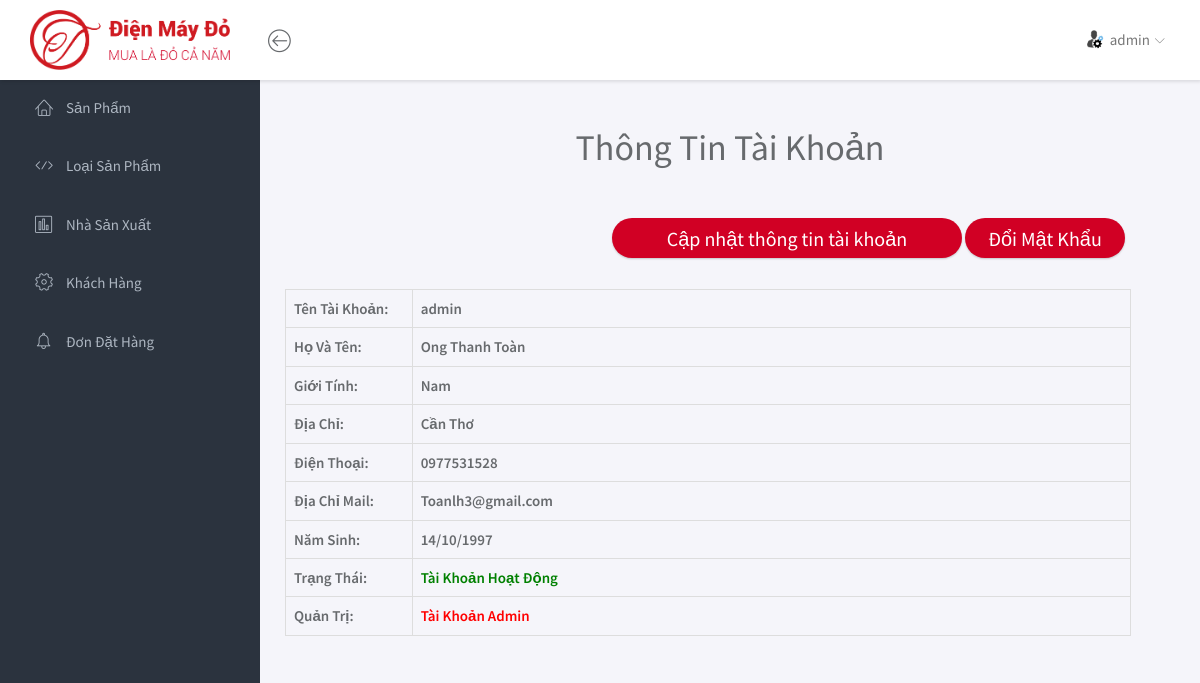
Screenshot of /quantri/index.php?ID=profile&ma=admin (signed in) with the database file from the repository.
### tables this page shows
CREATE TABLE IF NOT EXISTS `khachhang` (
  `KH_User` varchar(45) NOT NULL,
  `KH_Password` varchar(45) NOT NULL,
  `KH_HoTen` varchar(45) DEFAULT NULL,
  `KH_GioiTinh` tinyint(4) DEFAULT NULL,
  `KH_DiaChi` varchar(200) DEFAULT NULL,
  `KH_DienThoai` varchar(11) DEFAULT NULL,
  `KH_Email` varchar(45) DEFAULT NULL,
  `KH_NgaySinh` int(11) DEFAULT NULL,
  `KH_ThangSinh` int(11) DEFAULT NULL,
  `KH_NamSinh` int(11) DEFAULT NULL,
  `KH_MaKichHoat` varchar(100) NOT NULL,
  `KH_TrangThai` int(11) DEFAULT NULL,
  `KH_QuanTri` tinyint(4) DEFAULT NULL,
  PRIMARY KEY (`KH_User`)
);

### quantri/myprofile.php (the view, shortened to what this page needs)
<!DOCTYPE html>
<html lang="en">
<head>
	<link rel="stylesheet" type="text/css" href="assets/css/quantristyle.css">
</head>
<body>
	<div class="Profile">
			<div class="Title text-center">
				<h1>Thông Tin Tài Khoản</h1>
			</div>
			<div class="text-right">
				<a href="?ID=capnhatkhachhang&ma=<?php echo $_SESSION['TaiKhoan']; ?>"><div class="btn btn-primary" style="    background: #d10024;
				color: white;
				border: none;
				width: 350px;
				height: 40px;
				border-radius: 1em; line-height: 30px; font-size: 20px;">Cập nhật thông tin tài khoản</div></a>
				<a href="?ID=doimatkhau&ma=<?php echo $_SESSION['TaiKhoan']; ?>"><div class="btn btn-primary" style="    background: #d10024;
				color: white;
				border: none;
				width: 160px;
				height: 40px;
				border-radius: 1em; line-height: 30px; font-size: 20px; margin-right: 50px;">Đổi Mật Khẩu</div></a>
			</div>
			<p>&nbsp</p>
			<div class="Info">
				<table class="table table-bordered">
					<?php
					if(isset($_GET['ma']))
					{
						$ID = $_GET['ma'];
						$Profile = mysqli_query($Connect,"SELECT * FROM khachhang WHERE KH_User = '$ID'");
						$rowProfile = mysqli_fetch_array($Profile);
					}
					?>
					<tr>
						<th width="15%" class="">Tên Tài Khoản: </th>
						<th><?php echo $rowProfile['KH_User'] ?></th>
					</tr>
					<tr>
						<th width="15%" class="-">Họ Và Tên: </th>
						<th><?php echo $rowProfile['KH_HoTen'] ?></th>
					</tr>
					<tr>
						<th width="15%" class="-">Giới Tính: </th>
						<th><?php if($rowProfile['KH_GioiTinh'] == 1) echo "Nam"; else echo "Nữ"; ?></th>
					</tr>
					<tr>
						<th width="15%" class="-">Địa Chỉ: </th>
						<th><?php echo $rowProfile['KH_DiaChi'] ?></th>
					</tr>
					<tr>
						<th width="15%" class="-">Điện Thoại: </th>
						<th><?php echo $rowProfile['KH_DienThoai'] ?></th>
					</tr>
					<tr>
						<th width="15%" class="-">Địa Chỉ Mail: </th>
						<th><?php echo $rowProfile['KH_Email'] ?></th>
					</tr>
					<tr>
						<th width="15%" class="-">Năm Sinh: </th>
						<th><?php echo $rowProfile['KH_NgaySinh']."/".$rowProfile['KH_ThangSinh']."/".$rowProfile['KH_NamSinh']; ?></th>
					</tr>
					<tr>
						<th width="15%" class="-">Trạng Thái: </th>
						<th><?php if($rowProfile['KH_TrangThai'] == 1) echo "<font color='green'>Tài Khoản Hoạt Động</font>"; else echo "<font color='red'>Tài Khoản Không Hoạt Động</font>"; ?></th>
					</tr>
					<tr>
						<th width="15%" class="-">Quản Trị: </th>
						<th><?php if($rowProfile['KH_QuanTri'] == 1) echo "<font color='red'>Tài Khoản Admin</font>"; else echo "<font color='blue'>Tài Khoản Thường</font>" ?></th>
					</tr>
				</table>
			</div>
	</div>
</body>
</html>

### quantri/assets/css/main.css (style rules this page uses)
html { position: relative; min-height: 100%; }
body { background-color: #F3F5F8; font-family: "Source Sans Pro", sans-serif; font-size: 15px; color: #676a6d; }
a { color: #3287B2; }
th { font-weight: 600; }
.btn { -webkit-border-radius: 2px; -moz-border-radius: 2px; border-radius: 2px; -moz-box-shadow: 0px 1px 2px 0 rgba(0, 0, 0, 0.2); -webkit-box-shadow: 0px 1px 2px 0 rgba(0, 0, 0, 0.2); box-shadow: 0px 1px 2px 0 rgba(0, 0, 0, 0.2); padding: 6px 22px; }
.btn-primary { background-color: #00AAFF; border-color: #00a0f0; }

### quantri/assets/css/styletoan.css (style rules this page uses)
* { padding: 0; }
.Profile .Info { width: 90% !important; }
.Title { margin-bottom: 50px; }

### quantri/assets/css/quantristyle.css (style rules this page uses)
* { padding: 0; }
.Profile .Info { width: 95% !important; }

### rows the page displays
khachhang: KH_User "admin", KH_HoTen "Ong Thanh Toàn", KH_DiaChi "Cần Thơ", KH_DienThoai "0977531528", KH_Email "Toanlh3@gmail.com", KH_NgaySinh "14", KH_ThangSinh "10", KH_NamSinh "1997"

### other values shown
$_SESSION['TaiKhoan'] "admin"
